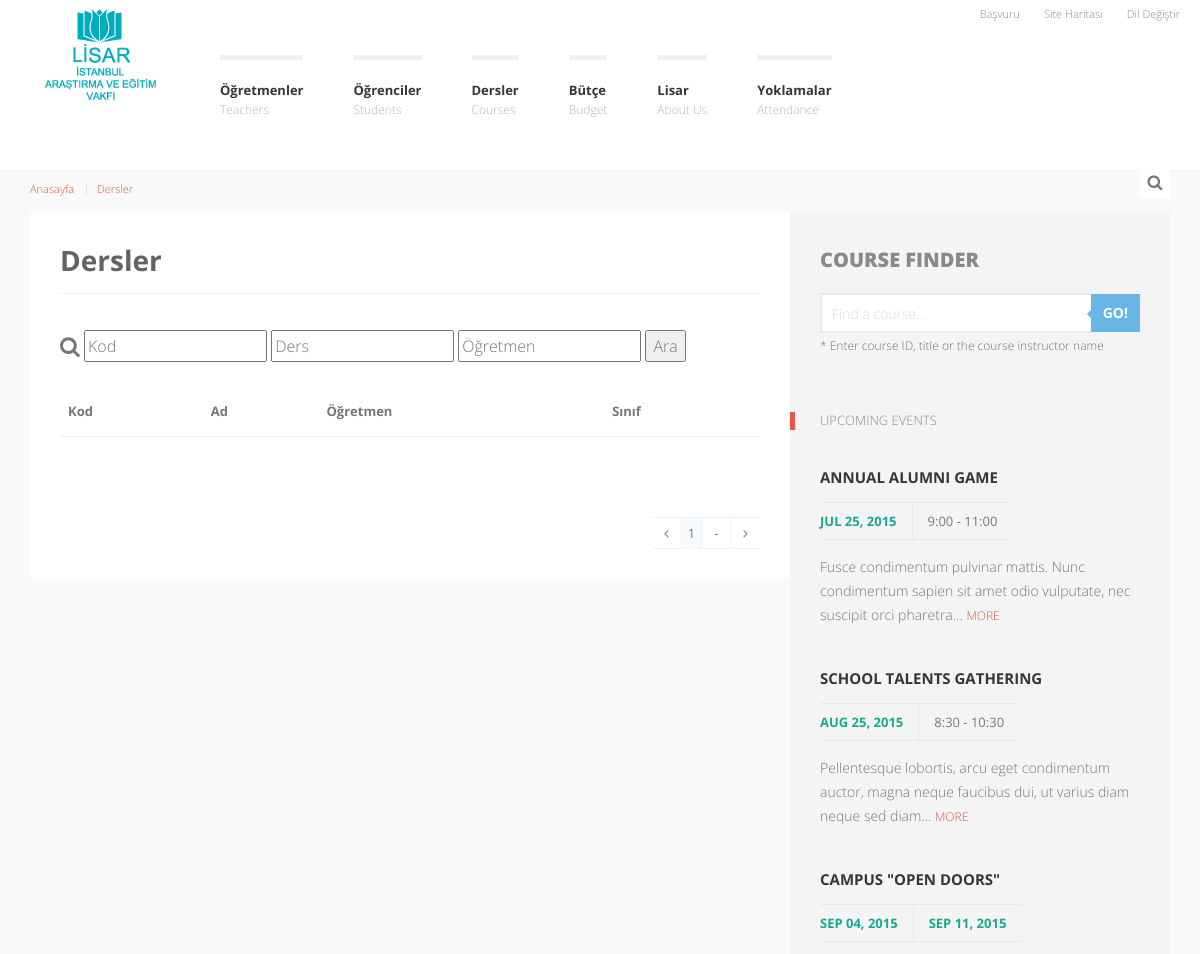
Before: /courses/ (upper part) with the older database file.
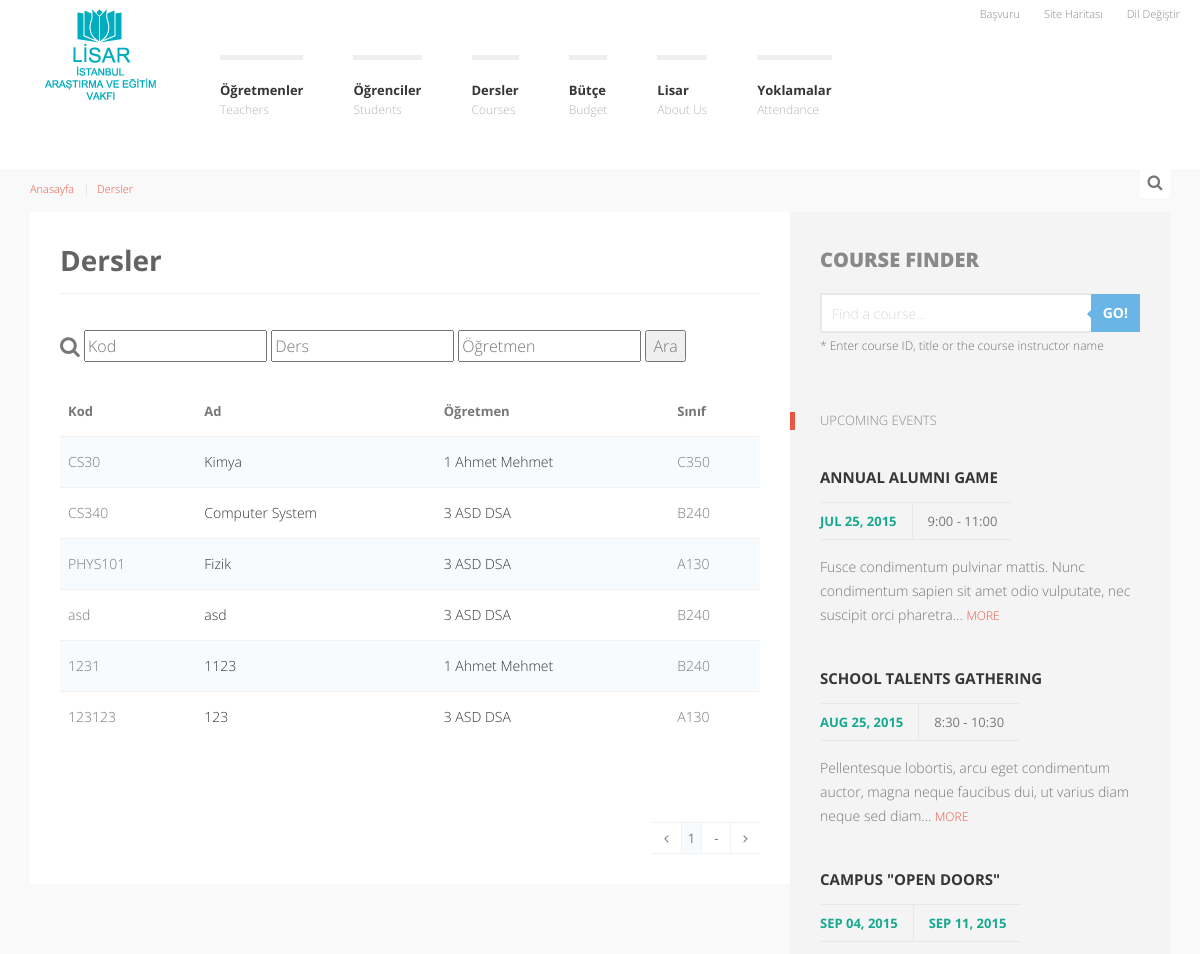
After: the same page with the newer database file.
### baseApp/models.py (models this page shows, shortened)
class Course(models.Model):
    name = models.CharField(max_length=300, blank=True, null=True)
    code = models.CharField(max_length=300, blank=True, null=True)
    teacher = models.ForeignKey(Teacher, blank=True, null=True)
    classroom = models.CharField(max_length=30, choices = (('A130', 'A130'), ('B240',\
        'B240'), ('C350', 'C350')), blank=True, null=True)
    lisarLevel = models.CharField(max_length=10, choices=(('1.', '1.'), ('2.', '2.')),\
        blank=True, null=True)
    start = models.TimeField(default=timezone.now)
    end = models.TimeField(default=timezone.now)
    students = models.ManyToManyField(Student, related_name='courses', blank=True)

class Teacher(models.Model):
    firstName = models.CharField(max_length=300, blank=True, null=True, verbose_name="İsim")
    lastName = models.CharField(max_length=300, blank=True, null=True, verbose_name="Soyisim")
    fullName =  models.CharField(max_length=300, blank=True, null=True)
    phoneRegex = RegexValidator(regex=r'^\+?1?\d{12}$',\
        message="Phone number must be entered in the format: '+999999999'. 12 digits allowed.")
    phoneNumber = models.CharField(validators=[phoneRegex], blank=True, max_length=13, verbose_name="Telefon")
    mailAddress = models.EmailField(blank=True, null=True, verbose_name="Email Adresi")
    school = models.ForeignKey(School, related_name="teachers", blank=True, null=True, verbose_name="Okul")
    department = models.CharField(max_length=300, choices = (('bilgisayar mühendisliği', 'Bilgisayar Mühendisliği'),\
                                                             ('kimya', 'Kimya')),\
        blank=True, null=True, verbose_name="Bölüm")
    status = models.CharField(max_length=30, choices = (('lisans', 'Lisans'), ('yüksek lisans', 'Yüksek Lisans'),
        ('doktora', 'Doktora')), blank=True, null=True, verbose_name="Statü")
    IBANRegex = RegexValidator(regex=r'^\w{2}\d{24}$',\
        message="IBAN must be entered in the format: 'TR999999999999999999999999'. 24 digits allowed.")
    IBAN = models.CharField(validators=[IBANRegex], max_length=26, blank=True, null=True, verbose_name="IBAN")
    profilePhoto = models.ImageField(upload_to='img/', blank=True, verbose_name="Fotoğraf")
    def __str__(self):
        return str(self.pk) + " " + self.firstName + " " + self.lastName

### baseApp/views.py (the view)
# urls.py: url(r'^courses/$', views.courses, name='courses'),
def courses(request):
    if request.method == 'POST':
        code = request.POST['code']
        name = request.POST['name']
        teacher = request.POST['teacher']
        courseList = Course.objects.filter(name__contains=name,\
                                           teacher__slugName__contains=teacher,\
                                           code__contains=code)
        paginator = Paginator(courseList, 15)
        page = request.GET.get('page')
        try:
            courses = paginator.page(page)
        except PageNotAnInteger:
            courses = paginator.page(1)
        except EmptyPage:
            courses = paginator.page(paginator.num_pages)
        context = {'courses': courses}
        return render(request,'courses.html', context)
    else:
        courseList = Course.objects.all()
        paginator = Paginator(courseList, 15)
        page = request.GET.get('page')
        try:
            courses = paginator.page(page)
        except PageNotAnInteger:
            courses = paginator.page(1)
        except EmptyPage:
            courses = paginator.page(paginator.num_pages)
        context = {'courses': courses}
        return render(request,'courses.html', context)

### baseApp/templates/courses.html (shortened to what the changed rows need)
{% extends "base.html" %}
{% load staticfiles %}
{% block body %}
<div id="k-body">
    <div class="container">
        <div class="row no-gutter">
            <div class="col-lg-8 col-md-8">
                <div class="col-padded">
                    <div class="row gutter">
                        <div class="col-lg-12 col-md-12">
                            <h1 class="page-title">Dersler</h1>
                        </div>
                    </div>
                    <div class="row gutter">
                        <div class="col-lg-12 col-md-12">
                            <br>
                            <table class="table table-striped table-courses">
                                <thead>
                                    <tr>
                                        <th class="transform">Kod</th>
                                        <th class="transform">Ad</th>
                                        <th class="transform">Öğretmen</th>
                                        <th class="transform">Sınıf</th>
                                    </tr>
                                </thead>
                                <tbody>
                                {% for course in courses %}
                                    <tr>
                                        <td>{{ course.code }}</td>
                                        <td><a href="{% url "courseDetails" pk=course.pk %}">
                                            {{ course.name }}</a></td>
                                        <td><a href="{% url "teacherDetails" pk=course.teacher.pk %}">
                                            {{ course.teacher }}</a></td>
                                        <td>{{ course.classroom }}</td>
                                    </tr>
                                {% endfor %}
                                </tbody>
                            </table>
                        </div>
                    </div>
                </div>
            </div>
            <div id="k-sidebar" class="col-lg-4 col-md-4">
                <div class="col-padded col-shaded">
                    <ul class="list-unstyled clear-margins">
                        <li class="widget-container widget_course_search">
                            <h1 class="title-titan">Course Finder</h1>
                        </li>
                        <li class="widget-container widget_up_events">
                            <h1 class="title-widget">Upcoming Events</h1>
                            <ul class="list-unstyled">
                                <li class="up-event-wrap">
                                    <h1 class="title-median"><a href="#" title="Annual alumni game">Annual alumni game</a></h1>
                                </li>
                                <li class="up-event-wrap">
                                    <h1 class="title-median"><a href="#" title="School talents gathering">School talents gathering</a></h1>
                                </li>
                                <li class="up-event-wrap">
                                    <h1 class="title-median"><a href="#" title="School talents gathering">Campus "Open Doors"</a></h1>
                                </li>
                            </ul>
                        </li>
                    </ul>
                </div>
            </div>
        </div>
    </div>
</div>
{% endblock %}

Changed rows visible on the page:
added Course: code "CS30", name "Kimya", teacher "1 Ahmet Mehmet", classroom "C350"
added Course: code "CS340", name "Computer System", teacher "3 ASD DSA", classroom "B240"
added Course: code "PHYS101", name "Fizik", teacher "3 ASD DSA", classroom "A130"
added Course: code "asd", name "asd", teacher "3 ASD DSA", classroom "B240"
added Course: code "1231", name "1123", teacher "1 Ahmet Mehmet", classroom "B240"
added Course: code "123123", name "123", teacher "3 ASD DSA", classroom "A130"
